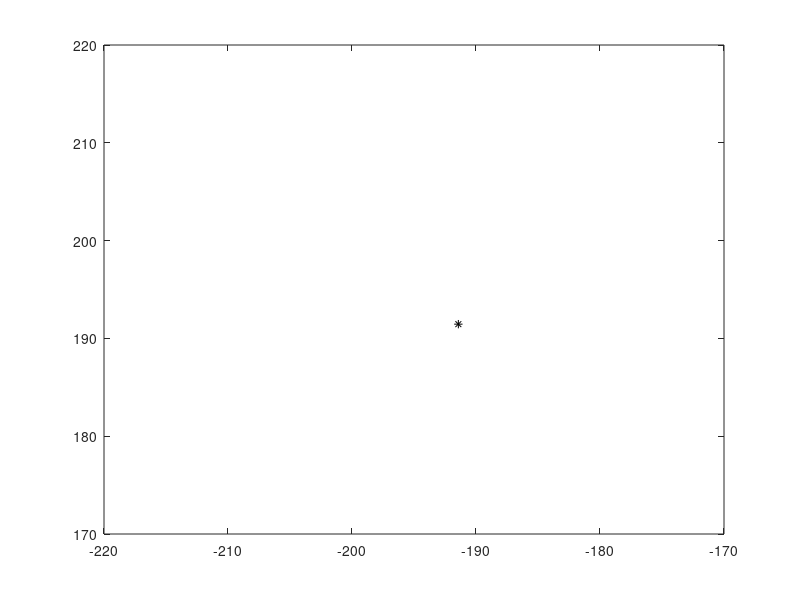

Recreate this plot in MATLAB.
function plotWepliOn

'отрисовка метода Шепли'


load data_num_coalic;

if num_coalic==2;
load data_shepli;
plot(Data0.J(1),Data0.J(2),'k*'); hold on;
end;

if num_coalic==3;
load data_shepli;
plot3(Data0.J(1),Data0.J(2),Data0.J(3),'k*'); hold on;
end;
